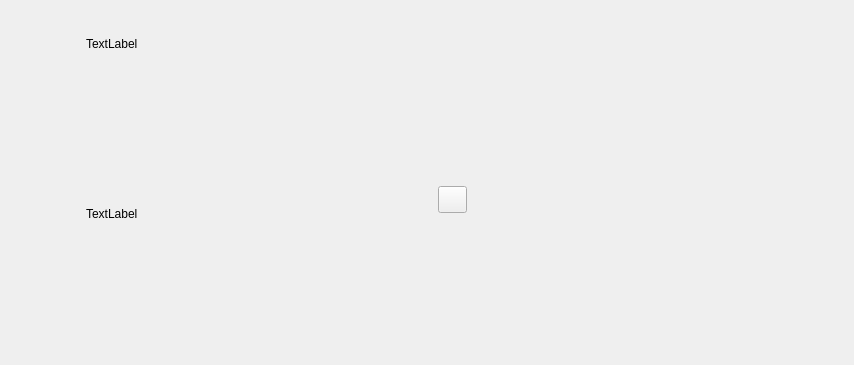
<?xml version="1.0" encoding="UTF-8"?>
<ui version="4.0">
 <class>AFQVerticalProgramView</class>
 <widget class="QWidget" name="AFQVerticalProgramView">
  <property name="geometry">
   <rect>
    <x>0</x>
    <y>0</y>
    <width>854</width>
    <height>365</height>
   </rect>
  </property>
  <property name="windowTitle">
   <string>Form</string>
  </property>
  <layout class="QVBoxLayout" name="verticalLayout" stretch="1,10,1,10">
   <property name="leftMargin">
    <number>14</number>
   </property>
   <property name="topMargin">
    <number>30</number>
   </property>
   <property name="rightMargin">
    <number>14</number>
   </property>
   <property name="bottomMargin">
    <number>30</number>
   </property>
   <item>
    <widget class="QWidget" name="widget_EditLabel" native="true">
     <property name="minimumSize">
      <size>
       <width>0</width>
       <height>27</height>
      </size>
     </property>
     <property name="maximumSize">
      <size>
       <width>16777215</width>
       <height>27</height>
      </size>
     </property>
     <layout class="QHBoxLayout" name="horizontalLayout_5">
      <property name="spacing">
       <number>0</number>
      </property>
      <property name="leftMargin">
       <number>0</number>
      </property>
      <property name="topMargin">
       <number>0</number>
      </property>
      <property name="rightMargin">
       <number>0</number>
      </property>
      <property name="bottomMargin">
       <number>0</number>
      </property>
      <item>
       <layout class="QHBoxLayout" name="layout_EditLabelArea">
        <property name="spacing">
         <number>6</number>
        </property>
        <item>
         <widget class="QLabel" name="label_EditDisplay">
          <property name="minimumSize">
           <size>
            <width>66</width>
            <height>27</height>
           </size>
          </property>
          <property name="maximumSize">
           <size>
            <width>66</width>
            <height>27</height>
           </size>
          </property>
          <property name="text">
           <string/>
          </property>
          <property name="alignment">
           <set>Qt::AlignCenter</set>
          </property>
          <property name="margin">
           <number>0</number>
          </property>
         </widget>
        </item>
        <item>
         <widget class="QLabel" name="label_EditSceneName">
          <property name="minimumSize">
           <size>
            <width>100</width>
            <height>0</height>
           </size>
          </property>
          <property name="maximumSize">
           <size>
            <width>100</width>
            <height>16777215</height>
           </size>
          </property>
          <property name="text">
           <string>TextLabel</string>
          </property>
         </widget>
        </item>
       </layout>
      </item>
      <item>
       <spacer name="horizontalSpacer">
        <property name="orientation">
         <enum>Qt::Horizontal</enum>
        </property>
        <property name="sizeHint" stdset="0">
         <size>
          <width>699</width>
          <height>20</height>
         </size>
        </property>
       </spacer>
      </item>
     </layout>
    </widget>
   </item>
   <item>
    <widget class="QWidget" name="widget_ContainerEditDisplay" native="true">
     <property name="minimumSize">
      <size>
       <width>0</width>
       <height>0</height>
      </size>
     </property>
    </widget>
   </item>
   <item>
    <widget class="QWidget" name="widget_MiddleContents" native="true">
     <property name="minimumSize">
      <size>
       <width>0</width>
       <height>55</height>
      </size>
     </property>
     <property name="maximumSize">
      <size>
       <width>16777215</width>
       <height>55</height>
      </size>
     </property>
     <layout class="QHBoxLayout" name="horizontalLayout">
      <property name="spacing">
       <number>0</number>
      </property>
      <property name="leftMargin">
       <number>0</number>
      </property>
      <property name="topMargin">
       <number>0</number>
      </property>
      <property name="rightMargin">
       <number>0</number>
      </property>
      <property name="bottomMargin">
       <number>0</number>
      </property>
      <item>
       <widget class="QWidget" name="widget_LeftSpacer" native="true">
        <layout class="QHBoxLayout" name="horizontalLayout_6">
         <property name="spacing">
          <number>0</number>
         </property>
         <property name="leftMargin">
          <number>0</number>
         </property>
         <property name="topMargin">
          <number>0</number>
         </property>
         <property name="rightMargin">
          <number>0</number>
         </property>
         <property name="bottomMargin">
          <number>0</number>
         </property>
         <item>
          <widget class="QWidget" name="widget_DisplayName" native="true">
           <layout class="QGridLayout" name="gridLayout_2">
            <property name="leftMargin">
             <number>0</number>
            </property>
            <property name="topMargin">
             <number>0</number>
            </property>
            <property name="rightMargin">
             <number>0</number>
            </property>
            <property name="bottomMargin">
             <number>0</number>
            </property>
            <property name="spacing">
             <number>6</number>
            </property>
            <item row="2" column="3">
             <widget class="QLabel" name="label_LiveSceneName">
              <property name="minimumSize">
               <size>
                <width>100</width>
                <height>0</height>
               </size>
              </property>
              <property name="maximumSize">
               <size>
                <width>100</width>
                <height>16777215</height>
               </size>
              </property>
              <property name="text">
               <string>TextLabel</string>
              </property>
             </widget>
            </item>
            <item row="0" column="1">
             <spacer name="verticalSpacer">
              <property name="orientation">
               <enum>Qt::Vertical</enum>
              </property>
              <property name="sizeType">
               <enum>QSizePolicy::Expanding</enum>
              </property>
              <property name="sizeHint" stdset="0">
               <size>
                <width>20</width>
                <height>6</height>
               </size>
              </property>
             </spacer>
            </item>
            <item row="2" column="1">
             <widget class="QLabel" name="label_LiveDisplay">
              <property name="minimumSize">
               <size>
                <width>66</width>
                <height>27</height>
               </size>
              </property>
              <property name="maximumSize">
               <size>
                <width>66</width>
                <height>27</height>
               </size>
              </property>
              <property name="text">
               <string/>
              </property>
              <property name="alignment">
               <set>Qt::AlignCenter</set>
              </property>
             </widget>
            </item>
            <item row="2" column="4">
             <spacer name="horizontalSpacer_2">
              <property name="orientation">
               <enum>Qt::Horizontal</enum>
              </property>
              <property name="sizeHint" stdset="0">
               <size>
                <width>40</width>
                <height>20</height>
               </size>
              </property>
             </spacer>
            </item>
           </layout>
          </widget>
         </item>
        </layout>
       </widget>
      </item>
      <item>
       <widget class="QWidget" name="widget_TransitionMode" native="true">
        <property name="minimumSize">
         <size>
          <width>0</width>
          <height>0</height>
         </size>
        </property>
        <property name="maximumSize">
         <size>
          <width>16777215</width>
          <height>16777215</height>
         </size>
        </property>
        <layout class="QHBoxLayout" name="horizontalLayout_3">
         <property name="spacing">
          <number>0</number>
         </property>
         <property name="leftMargin">
          <number>0</number>
         </property>
         <property name="topMargin">
          <number>0</number>
         </property>
         <property name="rightMargin">
          <number>0</number>
         </property>
         <property name="bottomMargin">
          <number>0</number>
         </property>
         <item>
          <widget class="AFQBaseClickWidget" name="widget_Transition" native="true">
           <property name="minimumSize">
            <size>
             <width>0</width>
             <height>27</height>
            </size>
           </property>
           <property name="maximumSize">
            <size>
             <width>16777215</width>
             <height>27</height>
            </size>
           </property>
           <layout class="QHBoxLayout" name="horizontalLayout_2">
            <property name="spacing">
             <number>0</number>
            </property>
            <property name="leftMargin">
             <number>10</number>
            </property>
            <property name="topMargin">
             <number>7</number>
            </property>
            <property name="rightMargin">
             <number>10</number>
            </property>
            <property name="bottomMargin">
             <number>7</number>
            </property>
            <item>
             <layout class="QHBoxLayout" name="horizontalLayout_4">
              <property name="spacing">
               <number>3</number>
              </property>
              <item>
               <widget class="QLabel" name="label_TransitionProgram">
                <property name="minimumSize">
                 <size>
                  <width>13</width>
                  <height>13</height>
                 </size>
                </property>
                <property name="maximumSize">
                 <size>
                  <width>13</width>
                  <height>13</height>
                 </size>
                </property>
                <property name="text">
                 <string/>
                </property>
               </widget>
              </item>
              <item>
               <widget class="QLabel" name="label_TransitionImg">
                <property name="minimumSize">
                 <size>
                  <width>8</width>
                  <height>7</height>
                 </size>
                </property>
                <property name="maximumSize">
                 <size>
                  <width>8</width>
                  <height>7</height>
                 </size>
                </property>
                <property name="text">
                 <string/>
                </property>
               </widget>
              </item>
             </layout>
            </item>
           </layout>
          </widget>
         </item>
         <item>
          <spacer name="horizontalSpacer_5">
           <property name="orientation">
            <enum>Qt::Horizontal</enum>
           </property>
           <property name="sizeType">
            <enum>QSizePolicy::Fixed</enum>
           </property>
           <property name="sizeHint" stdset="0">
            <size>
             <width>6</width>
             <height>27</height>
            </size>
           </property>
          </spacer>
         </item>
         <item>
          <widget class="AFQCustomPushbutton" name="pushButton_MenuTransition">
           <property name="minimumSize">
            <size>
             <width>29</width>
             <height>27</height>
            </size>
           </property>
           <property name="maximumSize">
            <size>
             <width>29</width>
             <height>27</height>
            </size>
           </property>
           <property name="text">
            <string/>
           </property>
           <property name="iconSize">
            <size>
             <width>29</width>
             <height>27</height>
            </size>
           </property>
          </widget>
         </item>
        </layout>
       </widget>
      </item>
      <item>
       <spacer name="horizontalSpacer_3">
        <property name="orientation">
         <enum>Qt::Horizontal</enum>
        </property>
        <property name="sizeHint" stdset="0">
         <size>
          <width>40</width>
          <height>20</height>
         </size>
        </property>
       </spacer>
      </item>
     </layout>
    </widget>
   </item>
   <item>
    <widget class="QWidget" name="widget_ContainerLiveDisplay" native="true">
     <property name="minimumSize">
      <size>
       <width>0</width>
       <height>0</height>
      </size>
     </property>
    </widget>
   </item>
  </layout>
 </widget>
 <customwidgets>
  <customwidget>
   <class>AFQBaseClickWidget</class>
   <extends>QWidget</extends>
   <header>UIComponent/CBaseClickWidget.h</header>
   <container>1</container>
  </customwidget>
  <customwidget>
   <class>AFQCustomPushbutton</class>
   <extends>QPushButton</extends>
   <header>UIComponent/CCustomPushbutton.h</header>
  </customwidget>
 </customwidgets>
 <resources/>
 <connections/>
</ui>
